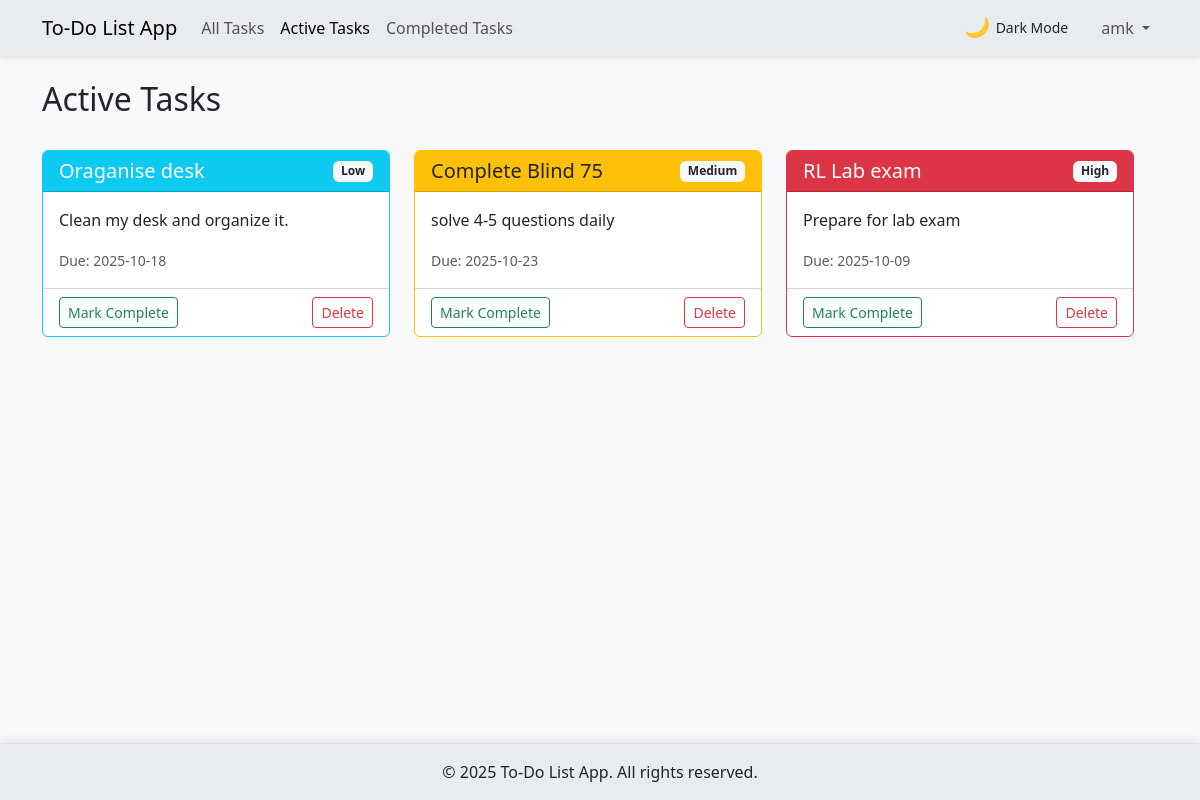
Screenshot of /active (signed in) with the database file from the repository.
### tables this page shows
CREATE TABLE tasks (
        id INTEGER PRIMARY KEY AUTOINCREMENT,
        title TEXT NOT NULL,
        description TEXT,
        due_date TEXT,
        priority TEXT,
        completed BOOLEAN DEFAULT 0,
        user_id INTEGER,
        created_at TIMESTAMP DEFAULT CURRENT_TIMESTAMP,
        FOREIGN KEY (user_id) REFERENCES users (id)
    );

### app.py (the view)
@app.route('/active')
@login_required
def active_tasks():
    conn = get_db_connection()
    tasks = conn.execute('SELECT * FROM tasks WHERE user_id = ? AND completed = 0 ORDER BY created_at DESC',
                       (session['user_id'],)).fetchall()
    conn.close()
    return render_template('tasks.html', tasks=tasks, active_page='active', page_title='Active Tasks')

### app.py (called while the page is built)
def login_required(f):
    @wraps(f)
    def decorated_function(*args, **kwargs):
        if 'user_id' not in session:
            flash('Please log in to access this page', 'warning')
            return redirect(url_for('login'))
        return f(*args, **kwargs)
    return decorated_function

def get_db_connection():
    conn = sqlite3.connect(DATABASE)
    conn.row_factory = sqlite3.Row
    return conn

### templates/tasks.html (shortened to what this page needs)
{% extends "base.html" %}
{% block content %}
<div class="row">
    <div class="col-12 mb-4">
        <h2>{{ page_title }}</h2>
    </div>
</div>
<div class="row">
    {% if tasks|length > 0 %}
        <div class="row" id="taskList">
            {% for task in tasks %}
            <div class="col-md-6 col-lg-4 mb-4 task-item" data-id="{{ task.id }}">
                <div class="card h-100 {% if task.priority == 'high' %}border-danger{% elif task.priority == 'medium' %}border-warning{% else %}border-info{% endif %}">
                    <div class="card-header d-flex justify-content-between align-items-center {% if task.priority == 'high' %}bg-danger text-white{% elif task.priority == 'medium' %}bg-warning{% else %}bg-info text-white{% endif %}">
                        <h5 class="card-title mb-0">{{ task.title }}</h5>
                        <span class="badge bg-light text-dark">{{ task.priority|capitalize }}</span>
                    </div>
                    <div class="card-body">
                        <p class="card-text">{{ task.description or 'No description provided.' }}</p>
                        {% if task.due_date %}
                        <p class="card-text"><small class="text-muted">Due: {{ task.due_date }}</small></p>
                        {% endif %}
                    </div>
                    <div class="card-footer bg-transparent d-flex justify-content-between">
                        <form action="{{ url_for('complete_task', id=task.id) }}" method="post" class="complete-form">
                            <button type="submit" class="btn btn-sm {% if task.completed %}btn-outline-secondary{% else %}btn-outline-success{% endif %} complete-btn">
                                {% if task.completed %}Mark Incomplete{% else %}Mark Complete{% endif %}
                            </button>
                        </form>
                        <form action="{{ url_for('delete', id=task.id) }}" method="post" class="delete-form">
                            <button type="submit" class="btn btn-sm btn-outline-danger delete-btn">Delete</button>
                        </form>
                    </div>
                </div>
            </div>
            {% endfor %}
        </div>
    {% endif %}
</div>
{% endblock %}

### static/css/style.css (style rules this page uses)
body { min-height: 100vh; display: flex; flex-direction: column; transition: background-color 0.3s, color 0.3s; }
body.light-theme { background-color: #f8f9fa; color: #212529; }
.task-item .card { transition: transform 0.2s, box-shadow 0.2s, opacity 0.3s; }

### rows the page displays
tasks: title "Oraganise desk", priority "Low", description "Clean my desk and organize it.", due_date "2025-10-18", completed "Mark Complete"
tasks: title "Complete Blind 75", priority "Medium", description "solve 4-5 questions daily", due_date "2025-10-23", completed "Mark Complete"
tasks: title "RL Lab exam", priority "High", description "Prepare for lab exam", due_date "2025-10-09", completed "Mark Complete"

### other values shown
{{ session.username }} "amk"
{{ page_title }} "Active Tasks"
